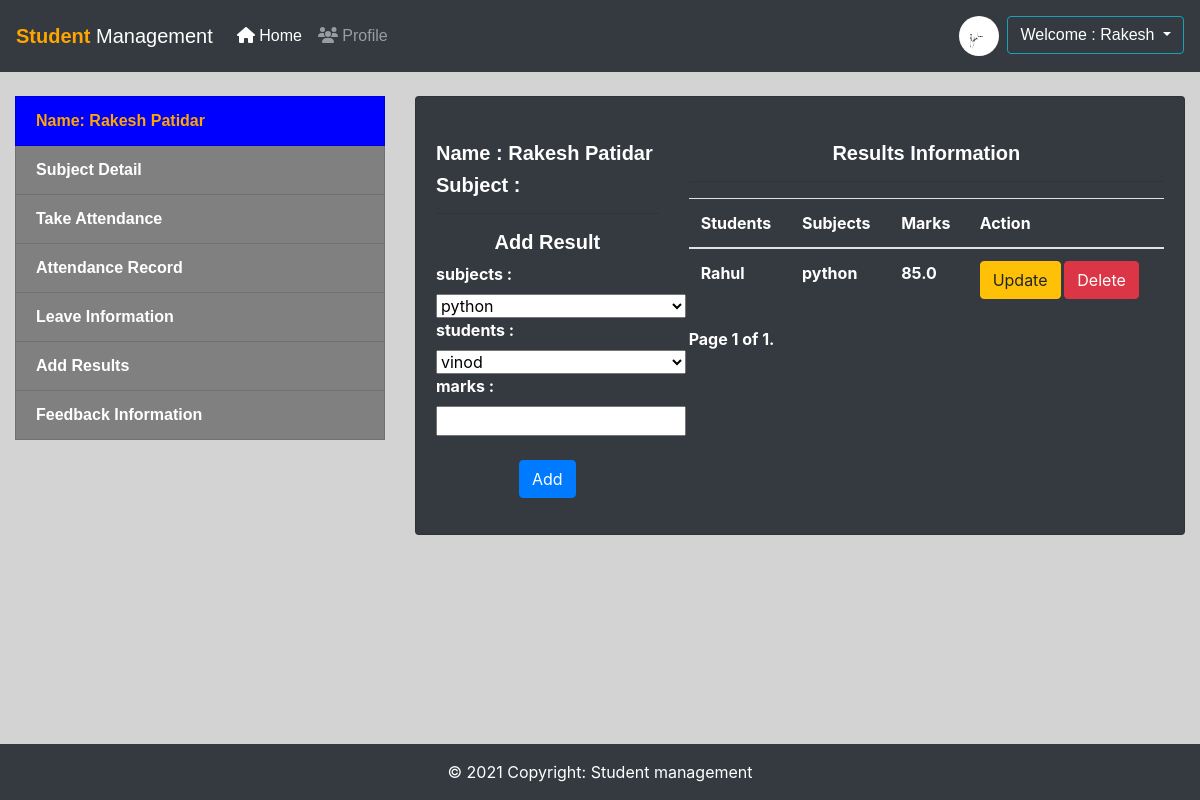
The app's page /management/add-result (signed in) with its own data.
### management/models.py (models this page shows, shortened)
class UserProfile(models.Model):
	GENDER = (
			('male','male'),
			('female','female'),
		)
	ROLE_CHOICE = (
			('student','student'),
			('teacher','teacher'),
		)
	role = models.CharField(max_length=10, choices=ROLE_CHOICE,null=True)
	user = models.OneToOneField(User,on_delete=models.CASCADE,null=True)
	gender = models.CharField(max_length=10,choices=GENDER,null=True)
	phone = models.CharField(max_length=20,null=True)
	street = models.CharField(max_length=200,null=True)
	city = models.CharField(max_length=200,null=True)
	state = models.CharField(max_length=200,null=True)
	pin_code = models.IntegerField(null=True)
	image = models.ImageField(upload_to='uploads/student_images',null=True)

class Result(models.Model):
	teacher = models.CharField(max_length=100)
	subjects = models.ForeignKey(Subject,on_delete=models.CASCADE)
	created_at = models.DateTimeField(auto_now_add=True)
	updated_at = models.DateTimeField(auto_now_add=True)
	students = models.ForeignKey(Student,on_delete=models.CASCADE)
	marks = models.FloatField(default=0)

class Registration(models.Model):
	course = models.ForeignKey(Course,on_delete=models.CASCADE)
	subjects = models.ManyToManyField(Subject)
	class Meta:
		abstract = True

class Student(Registration):
	user = models.OneToOneField(User,on_delete=models.CASCADE)
	def __str__(self):
		return self.user.first_name

class Subject(models.Model):
	name = models.CharField(max_length=200)
	description = models.CharField(max_length=500)
	course = models.ForeignKey(Course,on_delete=models.CASCADE)
	def __str__(self):
		return self.name

### management/views.py (the view)
# urls.py: path('add-result',result_add,name='add-result'),
@login_required(login_url='/management/login/')
def result_add(request):
	teacher = request.user.teacher
	if request.method=='POST':
		form = ResultForm(teacher,request.POST)
		if form.is_valid():
			subjects = form.cleaned_data['subjects']
			students = form.cleaned_data['students']
			marks = form.cleaned_data['marks']
			Result.objects.create(teacher=teacher,students=students,marks=marks,subjects=subjects)
			messages.success(request,"result add successfully!")
			return HttpResponseRedirect(reverse('management:add-result'))
	else:
		form = ResultForm(teacher)
		results = Result.objects.filter(teacher=teacher)
		paginator = Paginator(results,5)
		page_number = request.GET.get('page')
		page_obj = paginator.get_page(page_number)
		context = {
			'form':form,
			'page_obj':page_obj,
		}
		return render(request,'management/add_result.html',context)

### management/forms.py
class ResultForm(forms.Form):
	def __init__(self ,teacher, *args,**kwargs):
		self.teacher = kwargs.pop('teacher',None)
		super(ResultForm,self).__init__(*args,**kwargs)
		self.fields['students'].queryset=teacher.students
		self.fields['subjects'].queryset=teacher.subjects
	subjects = forms.ModelChoiceField(queryset=None,empty_label=None,widget=forms.Select(attrs={'style': 'width:250px'}))
	students = forms.ModelChoiceField(queryset=None,empty_label=None,widget=forms.Select(attrs={'style': 'width:250px'}))
	marks = forms.FloatField(widget=forms.TextInput(attrs={'style':'width:250px;'}))

### management/models.py (called while the page is built)
	def __str__(self):
		return self.user.first_name

### management/templates/management/add_result.html (shortened to what this page needs)
{% extends "management/base.html" %}
{%load crispy_forms_tags %}
{% load static %}
{% block content %}
	<div class="container-fluid">
		<div class="row">
			<div class="col-md-4">
				{% include 'management/sidebar.html'%}
			</div>
			<div class="col-md-8">
				<div class="card bg-dark">
					<div class="card-body" style="color: white;">
						<div class="row">
							<div class="col-md-4 mt-4">
								<h5>Name : {{request.user.first_name}} {{request.user.last_name}}</h5>
								<h5>Subject : {{request.user.teachersubjectregistration.subject}}</h5><hr>
								<form action="" method="POST" enctype="multipart/form-data">
									<h5 align="center">Add Result</h5>
									{% for field in form %}
									<div class="field">
										<label for="{{field.id_for_label}}" class="label">
										<b>{{field.html_name}} :</b></label>
										{{field}}
									</div>
									{% endfor %}
									<br>
									<div class="form-group text-center">
            	    	<button type="submit" class="btn btn-primary ">Add</button>
            	   	</div>
								</form>
							</div>
							<div class="col-md-8  mt-4">
								{% if page_obj %}
								<h5 align="center">Results Information</h5><hr>
		            	<table class="table" style="color: white;font-weight: bold">
		               	<thead>
		               	 	<tr>
		               			<th scope="col">Students</th>
		               			<th scope="col">Subjects</th>
		               			<th scope="col">Marks</th>
		               			<th>Action</th>
		               	  </tr>
		               	</thead>
		               	<tbody>
		               		{% for result in page_obj %}
		               	 		<tr>
		               	 			<th scope="row">{{result.students}}</th>
		               	 			<td scope="row">{{result.subjects}}</td>
		               	 			<td>{{result.marks}}</td>
		               	 			<td>
		               	 				<a href="/management/update-result/{{result.id}}"><button type="submit" class="btn btn-warning ">Update</button></a>
                              <button type="button" class="btn btn-danger" data-toggle="modal" data-target="#myModal">Delete</button>
                            </td>
		               	 		</tr>
		               	{% endfor %}
		               </tbody>
		          		</table>
		          		<div class="pagination">
    								<span class="step-links" style="font-weight: bold;">
        							<span class="current">
            						Page {{ page_obj.number }} of {{ page_obj.paginator.num_pages }}.
        							</span>
    								</span>
									</div>
		          		{% else %}
		          			<div>
		          				<img src="{% static 'images/result.jpg' %}" width="500px;" height="300px;">
		          			</div>
		          		{% endif %}
							</div>
						</div>
					</div>
				</div>
			</div>
		</div>
	</div>
{% endblock %}

### management/templates/management/base.html (shortened to what this page needs)
<!doctype html>
<html lang="en">
{% load static %}
	<head>
  	<link rel="stylesheet" type="text/css" href="{% static 'css/bootstrap.min.css' %}">
  	<link rel="stylesheet" type="text/css" href="{% static 'css/all.min.css' %}">
		<link rel="stylesheet" type="text/css" href="{% static 'css/style.css' %}">
	</head>
	<body style="background-color: lightgray">
		<nav class="navbar navbar-expand-lg navbar-dark bg-dark " style="position: fixed;z-index: 1;top: 0;right: 0">
  			<a style="font-family: sans-serif;" class="navbar-brand" href="/management/"><b style="color: orange">Student</b> Management</a>
				<div class="collapse navbar-collapse" id="navbarSupportedContent">
					<ul class="navbar-nav mr-auto">
						<li class="nav-item">
						<a class="nav-link active" aria-current="page" href="/management/"><i class="fas fa-home"></i> Home</a>
						</li>
						{% if user.is_authenticated %}
							<li class="nav-item"><a class="nav-link" href="/management/user-profile"><i class="fas fa-users"></i> Profile</a></li>
						{% endif %}
					</ul>
					<ul class="navbar-nav ml-auto mb-2 mb-lg-0">
						{% if user.is_authenticated %}
							<br>
							<li class="nav-link">
								{% if request.user.userprofile.image %}
									<img  src="{{user.userprofile.image.url}}" class="img-fluid rounded-circle mx-auto d-block" alt="..." style="height: 40px; width: 40px"></li>
								{% endif %}
							<div class="dropdown">
  							<button type="button" class="btn btn-info dropdown-toggle bg-dark" style="margin-top: 8px;" data-toggle="dropdown">
  							Welcome : {{user.first_name}}
  							</button>
							</div>
						{% else %}
						<li><a class="nav-link" href="/management/signup"><i class="fas fa-user-plus"></i> SignUp</a></li>
						<li><a class="nav-link" href="/management/login"><i class="fas fa-sign-in-alt"></i> Login</a></li>
						{%endif%}
					</ul>
				</div>
		</nav>
		<br><br><br><br>
		{% block content %}
		{% endblock %}
<br><br>
<footer class=" text-center text-white bg-dark">
  <div class="text-center p-3">
    © 2021 Copyright:
    <a class="text-white" href="https://mdbootstrap.com/">Student management</a>
  </div>
</footer>
	</body>
</html>

### management/templates/management/sidebar.html (shortened to what this page needs)
<div class=" sidebar">
  <a href="/management/user-profile" class="list-group-item list-group-item-action" style="color:orange;background: blue"><b>Name: {{request.user.first_name|capfirst}} {{request.user.last_name|capfirst}}</b></a>
    {% if request.user.teacher%}
  		<a href="/management/teacher-subject-detail" class="list-group-item list-group-item-action">Subject Detail</a>
      <a href="/management/take-attendance" class="list-group-item list-group-item-action">Take Attendance </a>
      <a href="/management/attendance-record" class="list-group-item list-group-item-action">Attendance Record </a>
      <a href="/management/leave-information" class="list-group-item list-group-item-action">Leave Information</a>
      <a href="/management/add-result" class="list-group-item list-group-item-action">Add Results</a>
    {% else %}
      {% if request.user.userprofile.role == "teacher" %}
        <a href="/management/teacher-subject-registration" class="list-group-item list-group-item-action">Subject Registration</a>
      {% endif %}
    {% endif %}
    <a href="/management/feedback-information" class="list-group-item list-group-item-action">Feedback Information</a>
</div>
<br>

### management/static/css/style.css (style rules this page uses)
h5 { font-weight: bold; font-family: sans-serif; }

### management/templates/management/base.html (style rules this page uses)
.navbar { top: 0; width: 100%; background-color: black; color: white; text-align: center; font-family: sans-serif; }
footer { position: fixed; left: 0; bottom: 0; width: 100%; color: white; text-align: center; }

### management/templates/management/sidebar.html (style rules this page uses)
.sidebar a { color: white; background: gray; font-weight: bold; font-family: sans-serif; }

### records on screen
Result: students "Rahul", subjects "python", marks "85.0"

### other values on screen
{{ user.first_name }} "Rakesh"
{{ request.user.first_name|capfirst }} "Rakesh"
{{ request.user.last_name|capfirst }} "Patidar"
{{ request.user.first_name }} "Rakesh"
{{ request.user.last_name }} "Patidar"
{{ field.html_name }} "subjects" "students" "marks"
{{ page_obj.number }} "1"
{{ page_obj.paginator.num_pages }} "1"
